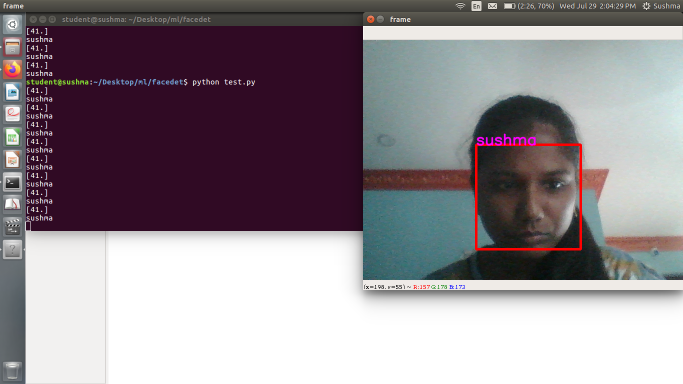
#> input picture ss.png, 1366 x 768 px, given in place of the camera (shown at 1/2 size)
$ python image.py
#> lines starting #> are read from the running program, lines starting #| are printed output that depends on the picture; after the words box and inside, x2 and y2 are one past the last pixel; in counts of white or black regions, pixels touching at a corner belong together
import cv2
import matplotlib.pyplot as plt
num_of_sample = 200
vid = cv2.VideoCapture(0)
check,frame=vid.read()
#> frame is the input picture: shape (768, 1366, 3); mean B, G, R 141.6, 135.5, 144
cv2.imshow("cap",frame)


# to open the camera
# haar cascade for frontal face
face_cascade = cv2.CascadeClassifier('/home/student/Desktop/haarcascade_frontalface_default.xml')
iter1=0
while(iter1<num_of_sample):
    r,frame = vid.read();# capture a single frame
    frame = cv2.resize(frame,(640,480)) # resizig the frame
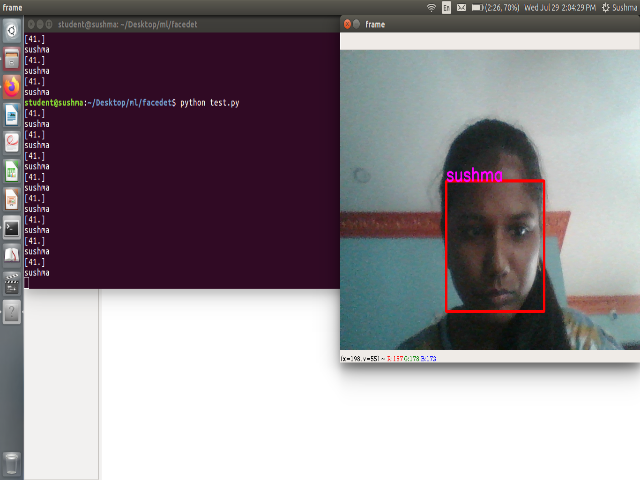
#> frame: shape (480, 640, 3); mean B, G, R 141.6, 135.5, 143.9
    im1 = cv2.cvtColor(frame,cv2.COLOR_BGR2GRAY)# gray scale conversion of
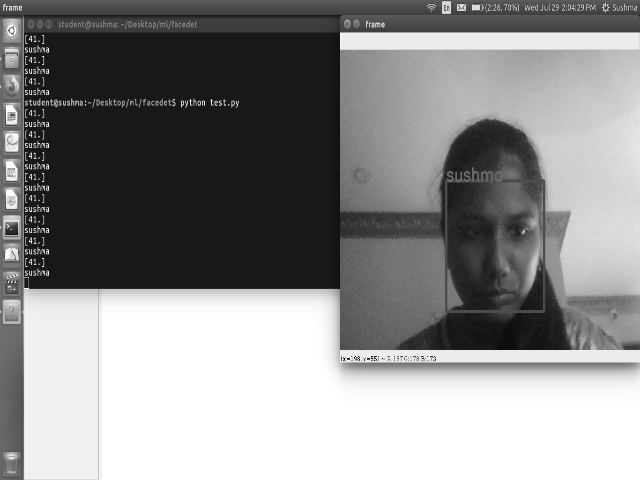
#> im1: shape (480, 640); min 0, max 255, mean 138.6
    # color image
    face=face_cascade.detectMultiScale(im1)
#> face = [[440, 188, 114, 114]]
    for x,y,w,h in (face):
        # [255,0,0] #[B,G,R] 0 to 255

        cv2.rectangle(frame,(x,y),(x+w,y+h),[0,0,255],4)
        iter1=iter1+1
        im_f = im1[y:y+h,x:x+w]
        im_f = cv2.resize(im_f,(112,92))#orl face matching size
        cv2.putText(frame,'sample no.'+str(iter1),(x,y), cv2.FONT_ITALIC, 1,
                   (255,0,255),2,cv2.LINE_AA)
        path2 = '/home/student/Desktop/sushma/%d.png'%(iter1) # path to save the image
        cv2.imwrite(path2,im_f) # to save the image
#> this loop made 1 pass
#> (x, y, w, h, iter1, path2) on pass 1: (440, 188, 114, 114, 1, '/home/student/Desktop/sushma/1.png')
#> pass 1, `im_f = im1[y:y+h,x:x+w]`:
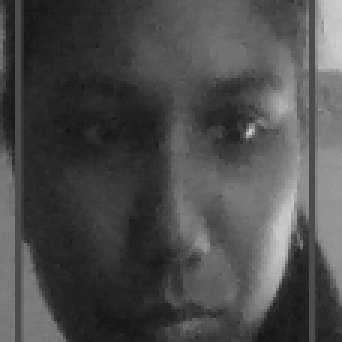
#> im_f: shape (114, 114) (shown 3 times larger); min 20, max 206, mean 75.3
#> pass 1, `im_f = cv2.resize(im_f,(112,92))#orl face matching size`:
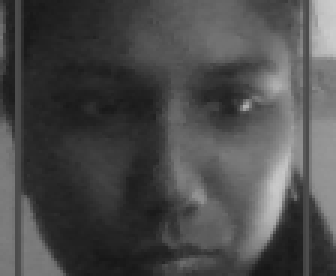
#> im_f: shape (92, 112) (shown 3 times larger); min 22, max 205, mean 75.2
#> after the loop:
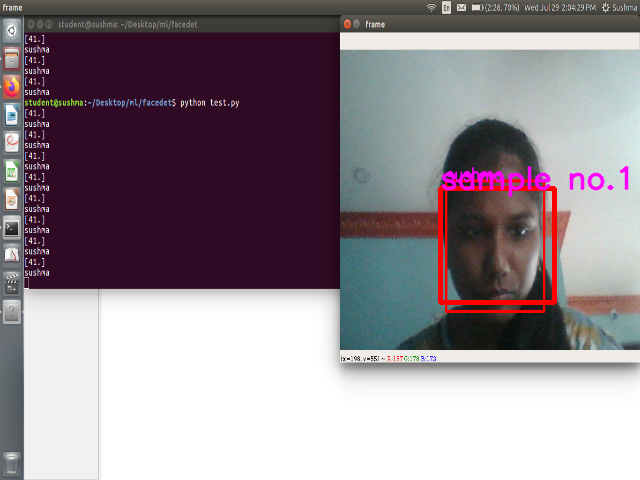
#> frame: shape (480, 640, 3); 1.23% of pixels changed, all inside (x1, y1, x2, y2) = (438, 166, 629, 305)
#> after the loop, iter1 = 1

    cv2.imshow('frame',frame)# display
    cv2.waitKey(1)
vid.release()
cv2.destroyAllWindows()
